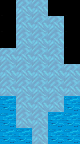

Rendered tile map (Tiled .tmx) drawn with the repository's tilesets; below, a short description and the full map source, tile grids included:
An orthogonal 5x9 tile map with 16x16 px tiles, 1 tile layer (Tile Layer 1).

<map version="1.10" tiledversion="1.11.2" orientation="orthogonal" renderorder="right-down" width="5" height="9" tilewidth="16" tileheight="16" infinite="0" nextlayerid="2" nextobjectid="1">
 <tileset firstgid="1" source="../Blocks.tsx" />
 <layer id="1" name="Tile Layer 1" width="5" height="9">
  <data encoding="csv">
1,26,26,1,1,
1,26,26,26,1,
1,26,26,26,1,
26,26,26,26,1,
26,26,26,26,26,
26,26,26,26,26,
27,26,26,26,27,
27,26,26,27,27,
27,27,26,27,27
</data>
 </layer>
</map>
